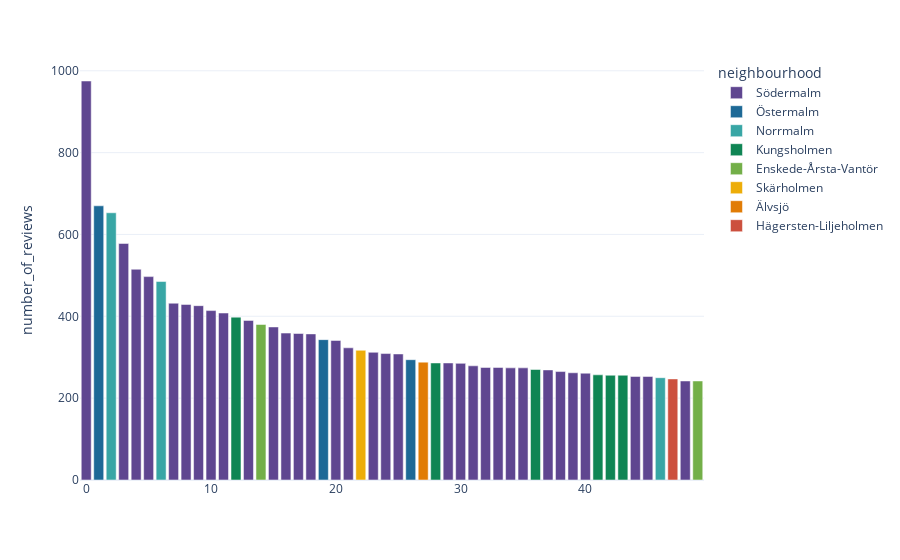

This figure's notebook cell:
### Code cell
fig = px.bar(num_reviews.nlargest(50, 'number_of_reviews'), 
       y='number_of_reviews',
       hover_data = ['listing_id_encod'],
       color='neighbourhood', color_discrete_sequence=PALETTE)
fig.update_layout(xaxis_title = None)

### Figure 1 — Plotly figure (JSON) as saved in the notebook; plotly's stock layout.template omitted (floating-point values rounded to 4 significant figures)
{"data": [{"alignmentgroup": "True", "customdata": [[1073], [7], [545], [390], [584], [585], [773], [581], [736], [781], [287], [394], [2], [6], [282], [838], [841], [244], [1140], [328], [291], [840], [724], [735], [278], [625], [985], [802], [788], [648], [1246], [784], [862]], "hovertemplate": "neighbourhood=Södermalm<br>index=%{x}<br>number_of_reviews=%{y}<br>listing_id_encod=%{customdata[0]}<extra></extra>", "legendgroup": "Södermalm", "marker": {"color": "rgb(95, 70, 144)", "pattern": {"shape": ""}}, "name": "Södermalm", "offsetgroup": "Södermalm", "orientation": "v", "showlegend": true, "textposition": "auto", "type": "bar", "x": [0, 3, 4, 5, 7, 8, 9, 10, 11, 13, 15, 16, 17, 18, 20, 21, 23, 24, 25, 29, 30, 31, 32, 33, 34, 35, 37, 38, 39, 40, 44, 45, 48], "xaxis": "x", "y": [975, 578, 515, 497, 432, 429, 426, 414, 408, 390, 374, 359, 358, 357, 341, 323, 312, 309, 308, 286, 285, 279, 275, 275, 274, 274, 269, 265, 262, 261, 253, 253, 242], "yaxis": "y"}, {"alignmentgroup": "True", "customdata": [[27], [118], [733]], "hovertemplate": "neighbourhood=Östermalm<br>index=%{x}<br>number_of_reviews=%{y}<br>listing_id_encod=%{customdata[0]}<extra></extra>", "legendgroup": "Östermalm", "marker": {"color": "rgb(29, 105, 150)", "pattern": {"shape": ""}}, "name": "Östermalm", "offsetgroup": "Östermalm", "orientation": "v", "showlegend": true, "textposition": "auto", "type": "bar", "x": [1, 19, 26], "xaxis": "x", "y": [670, 343, 294], "yaxis": "y"}, {"alignmentgroup": "True", "customdata": [[1329], [264], [1328]], "hovertemplate": "neighbourhood=Norrmalm<br>index=%{x}<br>number_of_reviews=%{y}<br>listing_id_encod=%{customdata[0]}<extra></extra>", "legendgroup": "Norrmalm", "marker": {"color": "rgb(56, 166, 165)", "pattern": {"shape": ""}}, "name": "Norrmalm", "offsetgroup": "Norrmalm", "orientation": "v", "showlegend": true, "textposition": "auto", "type": "bar", "x": [2, 6, 46], "xaxis": "x", "y": [653, 485, 250], "yaxis": "y"}, {"alignmentgroup": "True", "customdata": [[728], [1063], [734], [991], [46], [1064]], "hovertemplate": "neighbourhood=Kungsholmen<br>index=%{x}<br>number_of_reviews=%{y}<br>listing_id_encod=%{customdata[0]}<extra></extra>", "legendgroup": "Kungsholmen", "marker": {"color": "rgb(15, 133, 84)", "pattern": {"shape": ""}}, "name": "Kungsholmen", "offsetgroup": "Kungsholmen", "orientation": "v", "showlegend": true, "textposition": "auto", "type": "bar", "x": [12, 28, 36, 41, 42, 43], "xaxis": "x", "y": [398, 286, 270, 257, 256, 256], "yaxis": "y"}, {"alignmentgroup": "True", "customdata": [[699], [105]], "hovertemplate": "neighbourhood=Enskede-Årsta-Vantör<br>index=%{x}<br>number_of_reviews=%{y}<br>listing_id_encod=%{customdata[0]}<extra></extra>", "legendgroup": "Enskede-Årsta-Vantör", "marker": {"color": "rgb(115, 175, 72)", "pattern": {"shape": ""}}, "name": "Enskede-Årsta-Vantör", "offsetgroup": "Enskede-Årsta-Vantör", "orientation": "v", "showlegend": true, "textposition": "auto", "type": "bar", "x": [14, 49], "xaxis": "x", "y": [380, 242], "yaxis": "y"}, {"alignmentgroup": "True", "customdata": [[44]], "hovertemplate": "neighbourhood=Skärholmen<br>index=%{x}<br>number_of_reviews=%{y}<br>listing_id_encod=%{customdata[0]}<extra></extra>", "legendgroup": "Skärholmen", "marker": {"color": "rgb(237, 173, 8)", "pattern": {"shape": ""}}, "name": "Skärholmen", "offsetgroup": "Skärholmen", "orientation": "v", "showlegend": true, "textposition": "auto", "type": "bar", "x": [22], "xaxis": "x", "y": [317], "yaxis": "y"}, {"alignmentgroup": "True", "customdata": [[1092]], "hovertemplate": "neighbourhood=Älvsjö<br>index=%{x}<br>number_of_reviews=%{y}<br>listing_id_encod=%{customdata[0]}<extra></extra>", "legendgroup": "Älvsjö", "marker": {"color": "rgb(225, 124, 5)", "pattern": {"shape": ""}}, "name": "Älvsjö", "offsetgroup": "Älvsjö", "orientation": "v", "showlegend": true, "textposition": "auto", "type": "bar", "x": [27], "xaxis": "x", "y": [288], "yaxis": "y"}, {"alignmentgroup": "True", "customdata": [[653]], "hovertemplate": "neighbourhood=Hägersten-Liljeholmen<br>index=%{x}<br>number_of_reviews=%{y}<br>listing_id_encod=%{customdata[0]}<extra></extra>", "legendgroup": "Hägersten-Liljeholmen", "marker": {"color": "rgb(204, 80, 62)", "pattern": {"shape": ""}}, "name": "Hägersten-Liljeholmen", "offsetgroup": "Hägersten-Liljeholmen", "orientation": "v", "showlegend": true, "textposition": "auto", "type": "bar", "x": [47], "xaxis": "x", "y": [247], "yaxis": "y"}], "layout": {"barmode": "relative", "legend": {"title": {"text": "neighbourhood"}, "tracegroupgap": 0}, "margin": {"t": 60}, "xaxis": {"anchor": "y", "domain": [0, 1], "title": {}}, "yaxis": {"anchor": "x", "domain": [0, 1], "title": {"text": "number_of_reviews"}}}}
